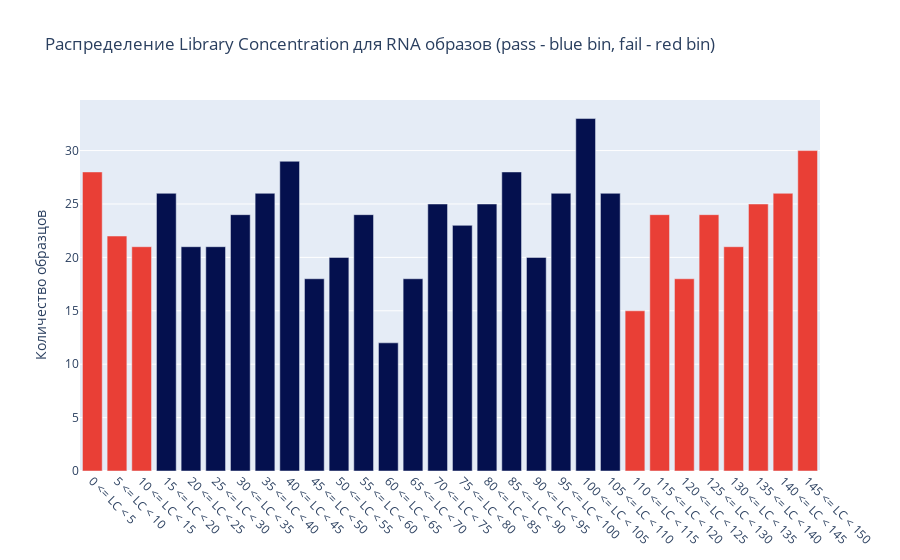

Notebook code cell kept with this figure:
### Code cell
library_concentration_report["Library Concentration_bin_color_rna"] = np.select(
    [
        (library_concentration_report["left_border"] <= 15) 
        | (library_concentration_report["right_border"] > 110)
    ],[red_color],default=blue_color
)

fig = go.Figure()

fig.add_trace(
    go.Bar(
        x=library_concentration_report["Library Concentration_bin_label"], 
        y=library_concentration_report["RNA"],
        marker_color=library_concentration_report["Library Concentration_bin_color_rna"]
    )
)

fig.update_layout(
    title_text="Распределение Library Concentration для RNA образов (pass - blue bin, fail - red bin)",
    yaxis_title="Количество образцов"
)

fig.update_xaxes(tickangle=45)

fig.show()

### Figure 1 — Plotly figure (JSON) as saved in the notebook; plotly's stock layout.template omitted (floating-point values rounded to 4 significant figures)
{"data": [{"marker": {"color": ["#E93F36", "#E93F36", "#E93F36", "#04104E", "#04104E", "#04104E", "#04104E", "#04104E", "#04104E", "#04104E", "#04104E", "#04104E", "#04104E", "#04104E", "#04104E", "#04104E", "#04104E", "#04104E", "#04104E", "#04104E", "#04104E", "#04104E", "#E93F36", "#E93F36", "#E93F36", "#E93F36", "#E93F36", "#E93F36", "#E93F36", "#E93F36"]}, "type": "bar", "x": ["0 <= LC < 5", "5 <= LC < 10", "10 <= LC < 15", "15 <= LC < 20", "20 <= LC < 25", "25 <= LC < 30", "30 <= LC < 35", "35 <= LC < 40", "40 <= LC < 45", "45 <= LC < 50", "50 <= LC < 55", "55 <= LC < 60", "60 <= LC < 65", "65 <= LC < 70", "70 <= LC < 75", "75 <= LC < 80", "80 <= LC < 85", "85 <= LC < 90", "90 <= LC < 95", "95 <= LC < 100", "100 <= LC < 105", "105 <= LC < 110", "110 <= LC < 115", "115 <= LC < 120", "120 <= LC < 125", "125 <= LC < 130", "130 <= LC < 135", "135 <= LC < 140", "140 <= LC < 145", "145 <= LC < 150"], "y": [28, 22, 21, 26, 21, 21, 24, 26, 29, 18, 20, 24, 12, 18, 25, 23, 25, 28, 20, 26, 33, 26, 15, 24, 18, 24, 21, 25, 26, 30]}], "layout": {"title": {"text": "Распределение Library Concentration для RNA образов (pass - blue bin, fail - red bin)"}, "xaxis": {"tickangle": 45}, "yaxis": {"title": {"text": "Количество образцов"}}}}
